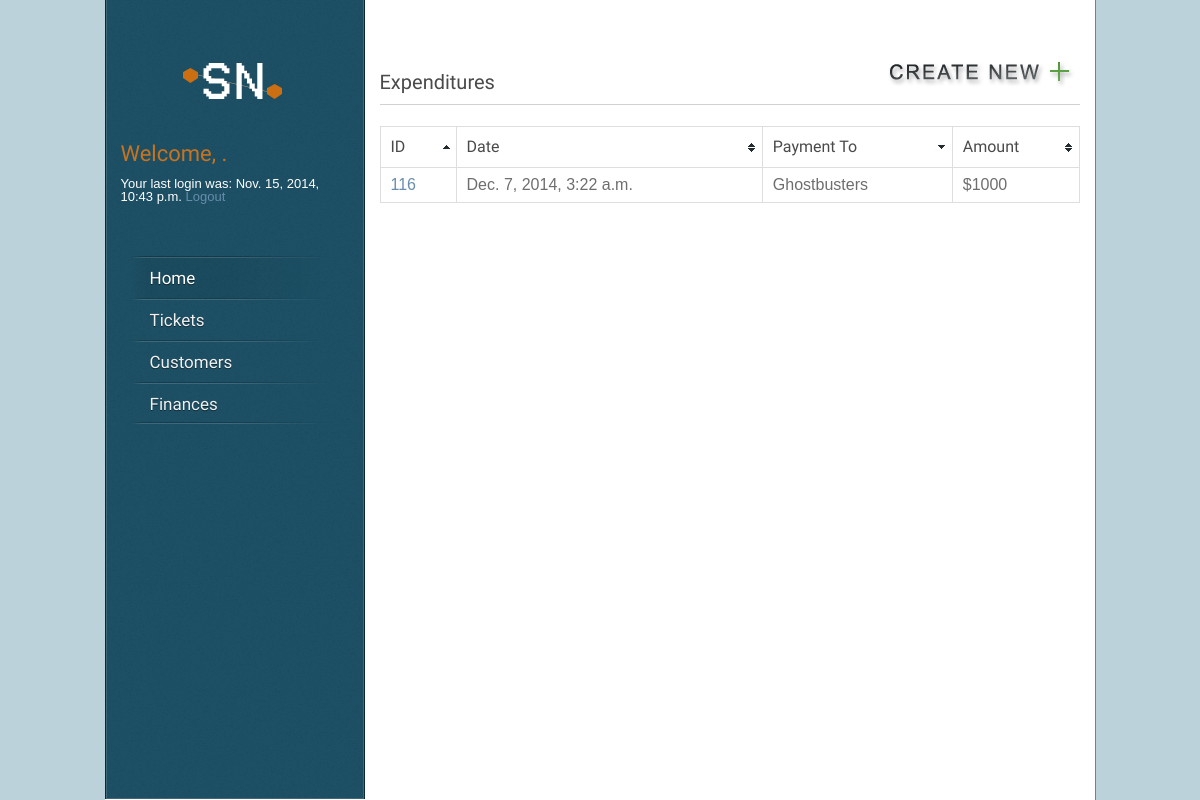
The page /finance/expenditure/ (signed in) on the database as committed earlier.
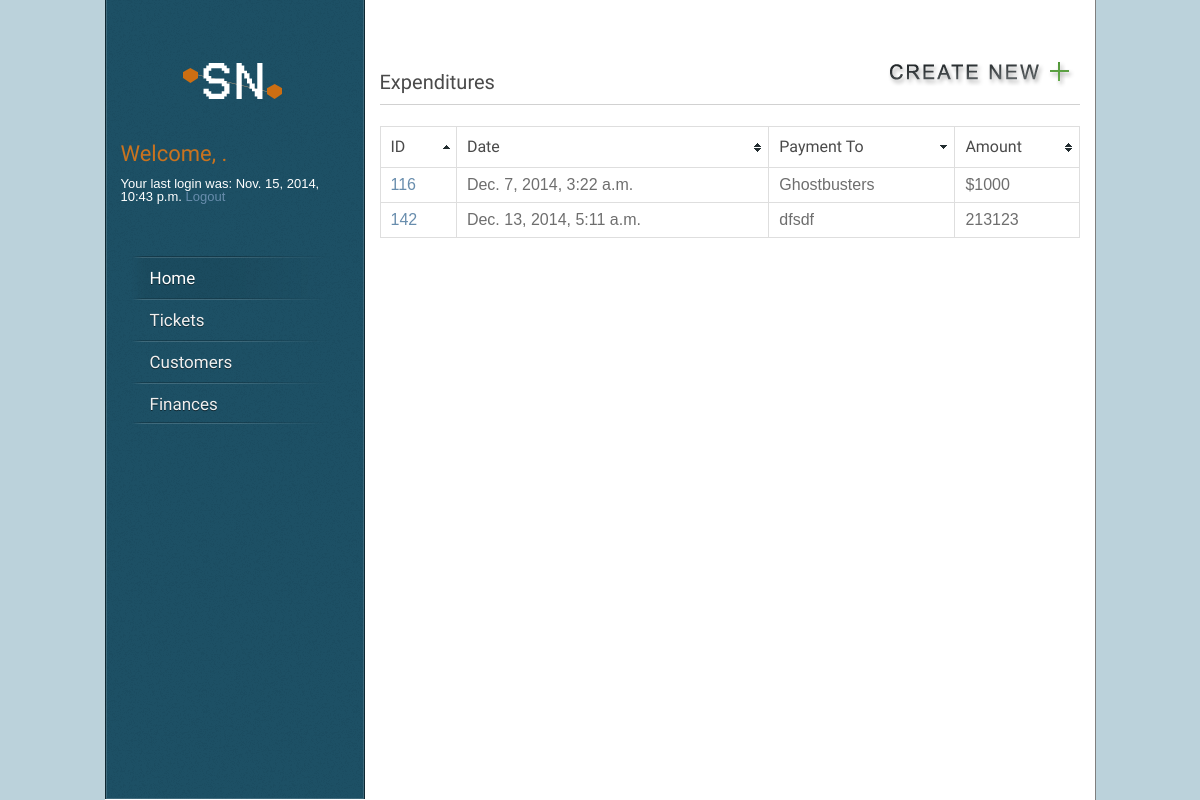
The same page on the database as committed later.
### core/models.py (models this page shows, shortened)
class Node(models.Model):
    parent = models.ForeignKey("self", blank=True, null=True)
    name = models.CharField(max_length=160)
    desc = models.TextField(max_length=1600)
    date_created = models.DateTimeField('date created',auto_now_add=True)
    date_updated = models.DateTimeField('date updated',auto_now=True)

### finance/views.py (the view)
# urls.py: url(r'^expenditure/detail/(?P<node_id>\d+)/$', views.expenditure_detail),
def expenditure(request):
    node_list = []
    latest_node_list = Node.objects.order_by('-date_updated')
    for node in latest_node_list:
        for child in node.node_set.all():
            if(child.name == "flags"):
                if "|EXP|" in child.desc:
                    node_list.append(node.pk)
    queryset = Node.objects.filter(pk__in=node_list)
    latest_node_list = queryset
    context = {'latest_node_list': latest_node_list}
    return render(request, 'finance/expenditure.html', context)

### finance/templates/finance/expenditure.html (shortened to what this page needs)
{% extends "core/base.html" %}
{% block content %}
{% load static %}
{% load staticfiles %}
<ul><a href="/finance/new_expenditure/"><img align="right" src="/static/core/images/create_new.png" alt="Create New Expenditure" /></a></ul>
<h2>Expenditures</h2>
              <div class="line"></div>
    {% if latest_node_list %}
       <table id="myTable" class="tablesorter" border="0" cellpadding="0" cellspacing="1">
        <thead>
             <tr>
                <th><h4>ID</h4></th>
                <th><h4>Date</h4></th>
                <th><h4>Payment To</h4></th>
                <th><h4>Amount</h4></th>
            </tr>
        </thead>
        <tbody>
        {% for node in latest_node_list %}
            <tr>
                <td><a href="/finance/expenditure/detail/{{ node.id }}/">{{ node.id }}</a></td>
                <td>{{ node.date_created }}</td>
                <td>
                    {%for child in node.node_set.all%}
                        {% if child.name == "payto" %}
                            {{ child.desc }}
                        {% endif %}
                    {%endfor%}
                </td>
                <td>
                    {%for child in node.node_set.all%}
                        {% if child.name == "amount" %}
                            {{ child.desc }}
                        {% endif %}
                    {%endfor%}
                </td>
            </tr>
        {% endfor %}
        </table>
    {% else %}
        <p>No documents are available.</p>
    {% endif %}
{%endblock%}

Rows that differ between the two databases and show on the page:
added Node: id "142", date_created "Dec. 13, 2014, 5:11 a.m.", shown under "Amount"
added Node: desc "dfsdf", shown under "142"
added Node: desc "213123", shown under "142"
